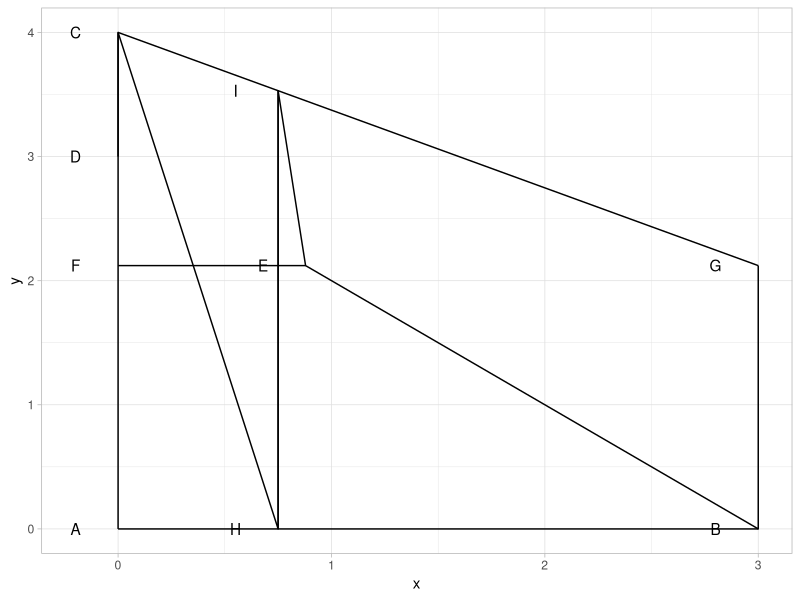

R code for this plot:
## ---- chunk 1
require(tidyverse)
require(magrittr)
knitr::opts_chunk$set(fig.width=8, fig.height=6, 
                      echo=FALSE, warning=FALSE, message=FALSE)
theme_set(theme_light())
## ---- chunk 2
# # reference document
# https://0xc.de/flags/nepal/

# assumptions
points <- tribble(
  ~"point", ~"x", ~"y", ~"group1", ~"group2",
  "A", 0, 0, "AB", 1, 
  "B", 3, 0, "AB", 1, 
  "C", 0, 4, "CD", 1, 
  "D", 0, 3, "CD", 1, 
  "E", (3-3/sqrt(2)), 3/sqrt(2), "EF", 1,
  "F", 0, 3/sqrt(2), "EF", 1,
  "C", 0, 4, "GC", 1,
  "G", 3, 3/sqrt(2), "GC", 1,
  "H", 3/4, 0, "HI", 1,
  "I", 3/4, 3+3/4/sqrt(2), "HI", 1
)

ggplot(points) +
  expand_limits(x = 0, y = 0) +
  geom_line(aes(x = x, y = y, group = group1)) +
  geom_line(aes(x = x, y = y, group = group2)) +
  geom_text(aes(x = x, y = y, label = point), check_overlap = T, nudge_x = -0.20)

